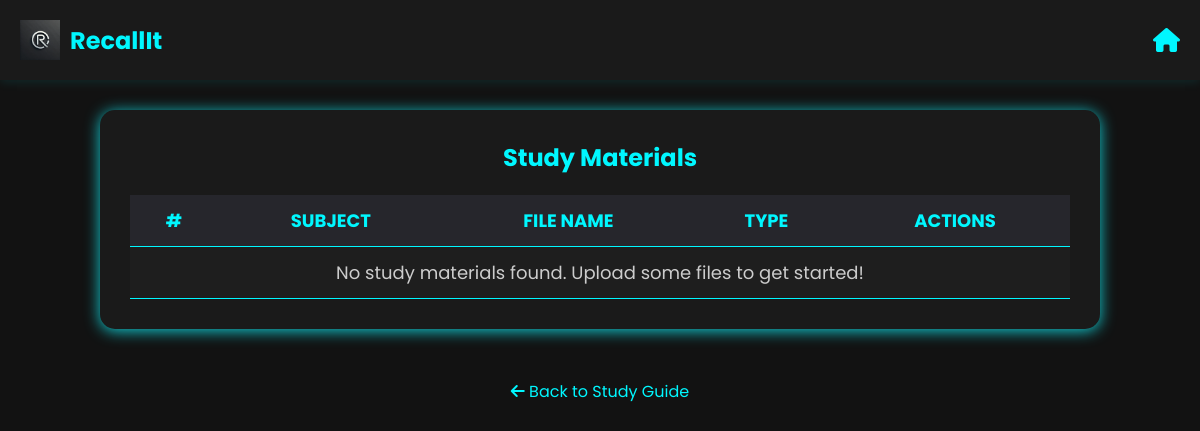
The page /user/view-page.php on the database as committed earlier.
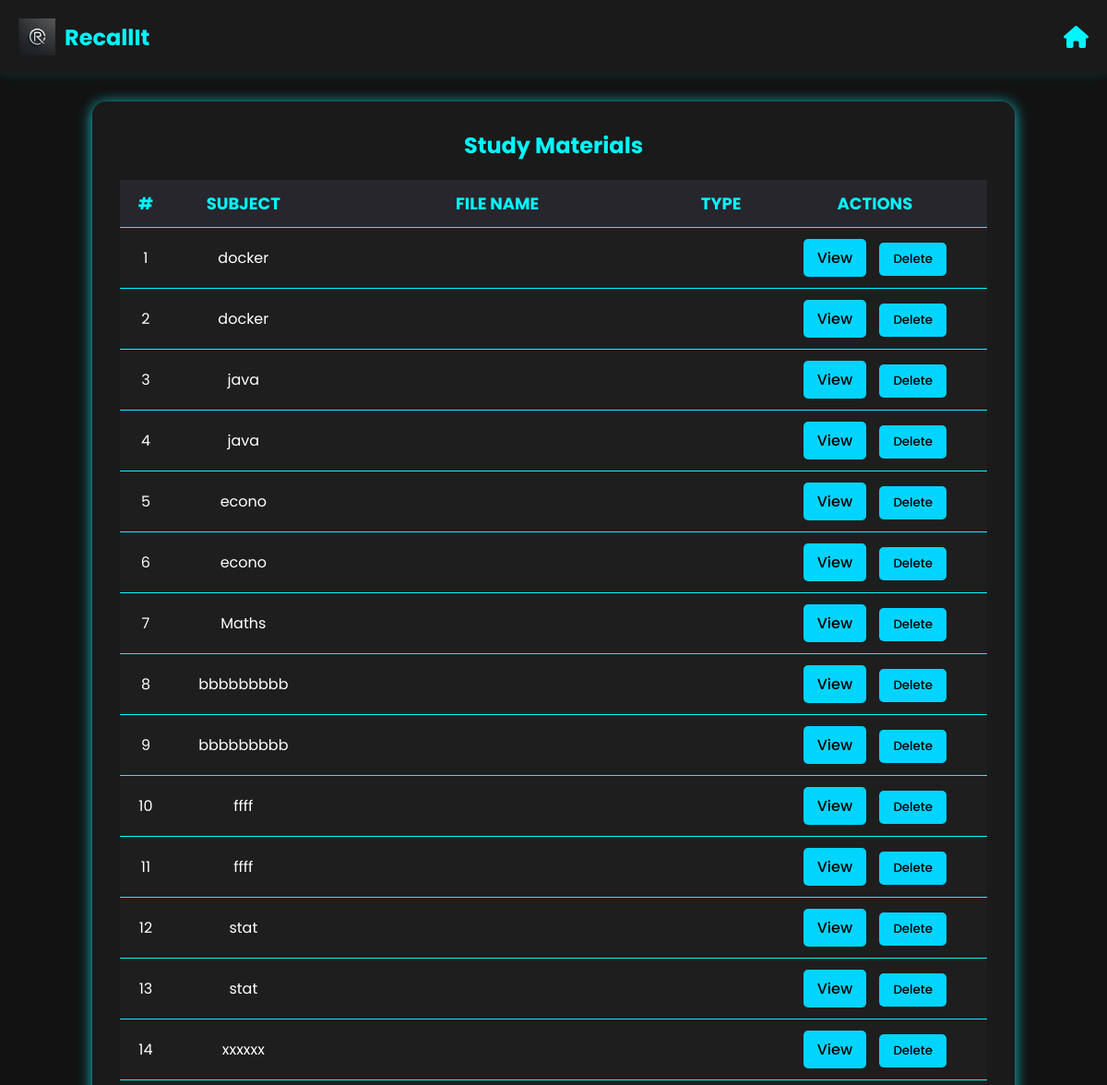
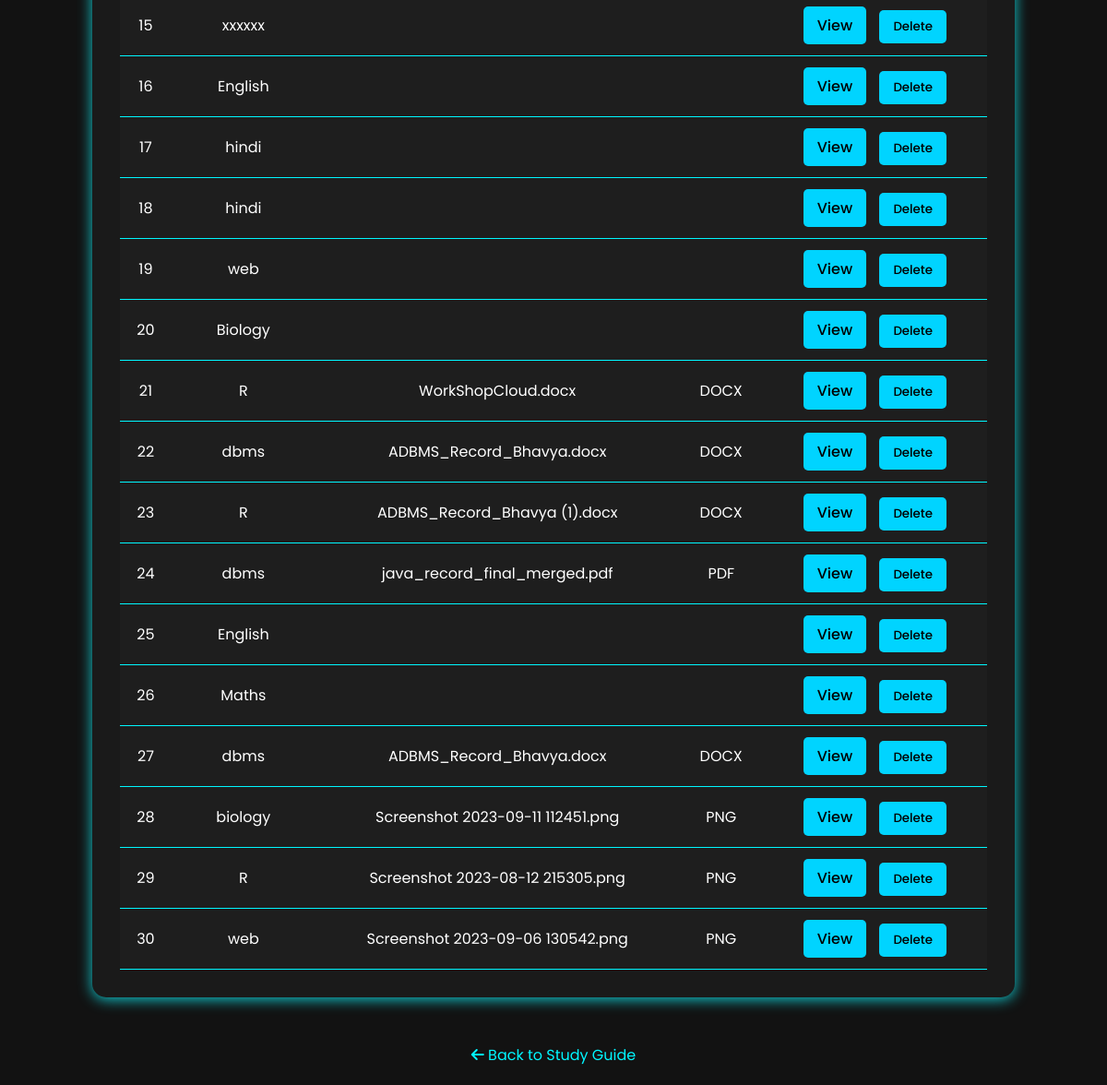
The same page on the database as committed later (2 pictures, top to bottom).
### tables this page shows
CREATE TABLE `subjects` (
  `id` int(11) NOT NULL,
  `subject_name` varchar(255) NOT NULL,
  `file_name` varchar(255) NOT NULL,
  `uploaded_at` timestamp NOT NULL DEFAULT current_timestamp(),
  `user_id` int(11) NOT NULL
);

### user/view-page.php (the view, shortened to what this page needs)
<?php
include '../common/config.php';
$sql = "SELECT * FROM subjects ORDER BY uploaded_at DESC";
$result = $conn->query($sql);
?>
<!DOCTYPE html>
<html lang="en">
<head>
  <link rel="stylesheet" href="https://cdnjs.cloudflare.com/ajax/libs/font-awesome/6.0.0/css/all.min.css"/>
</head>
<body>
  <div class="view-header">
    <div class="logo-section">
      <img src="logo.png" alt="RecallIt Logo" class="logo">
      <span class="logo-name">RecallIt</span>
    </div>
    <div class="home-section">
      <a href="user-dashboard.php" class="home-link">
        <i class="fas fa-home"></i>
      </a>
    </div>
  </div>
  <div class="table-container">
    <h2 style="text-align: center; color: #00f7ff; margin-bottom: 20px;">Study Materials</h2>
    <table>
      <thead>
        <tr>
          <th>#</th>
          <th>Subject</th>
          <th>File Name</th>
          <th>Type</th>
          <th>Actions</th>
        </tr>
      </thead>
      <tbody>
        <?php if ($result->num_rows > 0): ?>
          <?php $index = 1; ?>
          <?php while($row = $result->fetch_assoc()): ?>
            <tr>
              <td><?php echo $index++; ?></td>
              <td><?php echo htmlspecialchars($row['subject_name']); ?></td>
              <td><?php echo htmlspecialchars($row['file_name']); ?></td>
              <td><?php echo strtoupper(pathinfo($row['file_name'], PATHINFO_EXTENSION)); ?></td>
              <td>
              <a href="view_file.php?file=<?php echo urlencode($row['file_name']); ?>" class="action-btn">View</a>
              <form method="get" style="display: inline;">
                <button type="submit" class="action-btn delete-btn" onclick="return confirm('Are you sure you want to delete this file?')">Delete</button>
              </form>
              </td>
            </tr>
          <?php endwhile; ?>
        <?php else: ?>
          <tr>
            <td colspan="5" class="empty-message">No study materials found. Upload some files to get started!</td>
          </tr>
        <?php endif; ?>
      </tbody>
    </table>
  </div>
  <div class="back-section">
    <a href="study-guide.php" class="back-link">
      <i class="fas fa-arrow-left"></i> Back to Study Guide
    </a>
  </div>
</body>
</html>

Rows that differ between the two databases and show on the page:
added subjects: subject_name "docker"
added subjects: subject_name "docker"
added subjects: subject_name "java"
added subjects: subject_name "java"
added subjects: subject_name "econo"
added subjects: subject_name "econo"
added subjects: subject_name "Maths"
added subjects: subject_name "bbbbbbbbb"
added subjects: subject_name "bbbbbbbbb"
added subjects: subject_name "ffff"
added subjects: subject_name "ffff"
added subjects: subject_name "stat"
added subjects: subject_name "stat"
added subjects: subject_name "xxxxxx"
added subjects: subject_name "xxxxxx"
added subjects: subject_name "English"
added subjects: subject_name "hindi"
added subjects: subject_name "hindi"
added subjects: subject_name "web"
added subjects: subject_name "Biology"
added subjects: subject_name "R", file_name "WorkShopCloud.docx", file_name "DOCX"
added subjects: subject_name "dbms", file_name "ADBMS_Record_Bhavya.docx", file_name "DOCX"
added subjects: subject_name "R", file_name "ADBMS_Record_Bhavya (1).docx", file_name "DOCX"
added subjects: subject_name "dbms", file_name "java_record_final_merged.pdf", file_name "PDF"
added subjects: subject_name "English"
added subjects: subject_name "Maths"
added subjects: subject_name "dbms", file_name "ADBMS_Record_Bhavya.docx", file_name "DOCX"
added subjects: subject_name "biology", file_name "Screenshot 2023-09-11 112451.png", file_name "PNG"
added subjects: subject_name "R", file_name "Screenshot 2023-08-12 215305.png", file_name "PNG"
added subjects: subject_name "web", file_name "Screenshot 2023-09-06 130542.png", file_name "PNG"
Other text that changed with them:
text no longer shown: "No study materials found. Upload some files to get started!"
